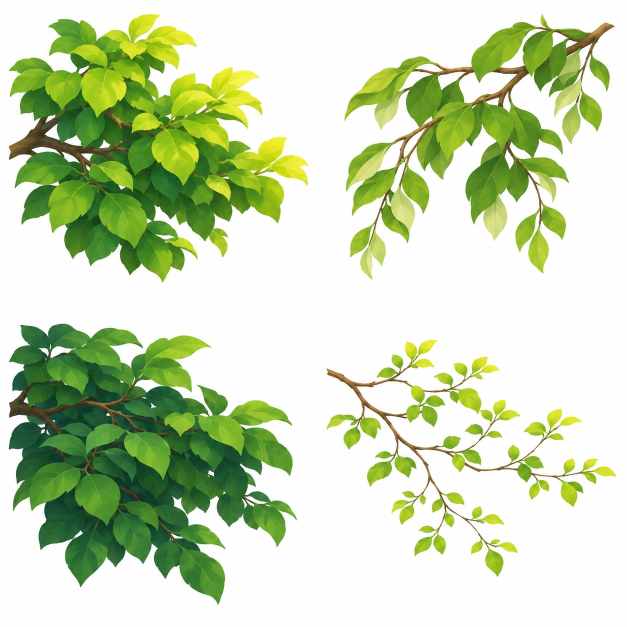
#> input picture assets/gpt-dq3/source/sheet-03-broadleaf.jpg, 1254 x 1254 px (shown at 1/2 size); its folder holds 5 pictures in this run
$ python process_dq3.py
#> lines starting #> are read from the running program, lines starting #| are printed output that depends on the picture; after the words box and inside, x2 and y2 are one past the last pixel; in counts of white or black regions, pixels touching at a corner belong together
#!/usr/bin/env python3
"""Process the GPT 'DQ3 density' sheets (round 19) in assets/gpt-dq3.

Cutouts: border flood fill + rembg isnet-general-use gate + despill
(the proven icons pipeline; no blanket white/black/green deletion).
Smoke uses a segmentation-union SOFT alpha (white smoke on white).
Tiles: baked-light flattening, half-roll crossfade, seam metric,
4x4 previews. Special cases: roof period-crop, plaster cell extract,
plank window separation, dirt rut inpaint (dirt-plain), plaza strip,
lava-flow albedo + emissive split.
"""
import json
from collections import deque
from pathlib import Path
import numpy as np
from PIL import Image
from scipy import ndimage

HERE = Path(__file__).resolve().parent
ROOT = HERE.parent
SRC = ROOT / "source"
SPRAYS = ROOT / "sprays"
GROUND = ROOT / "ground"
PROPS = ROOT / "props"
for d in (SPRAYS, GROUND, PROPS):
    d.mkdir(exist_ok=True)
#> in sheet_alpha, im is the input picture: PIL image 1254x1254 RGB; mean R, G, B 201.3, 216.6, 181.5

# ---------------- shared helpers (round-17 proven) ----------------

def flood_background(rgb, thresh=238):
#> called with thresh = 238
    near_white = rgb.min(axis=2) >= thresh
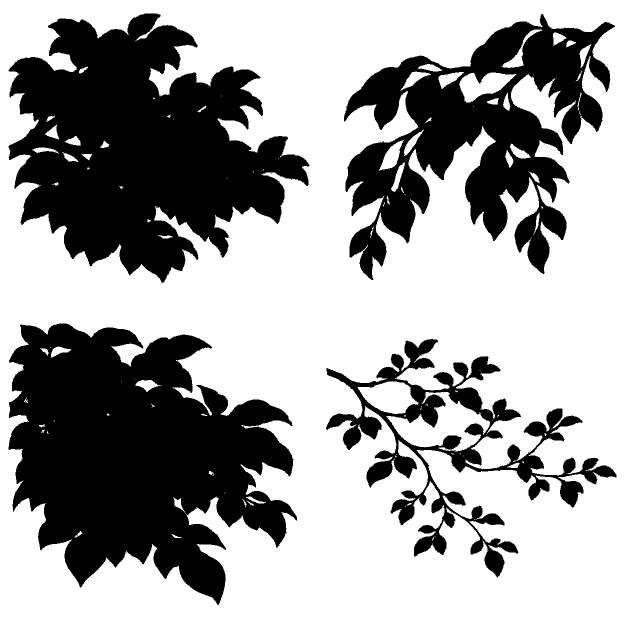
#> near_white: shape (1254, 1254) bool (shown at 1/2 size); 63.9% white; 28 black regions (24 under 20 px), largest, box (x1, y1, x2, y2) and area: (17, 647, 594, 1210) 201579, (17, 27, 619, 566) 189099, (688, 28, 1230, 560) 122227, (652, 678, 1233, 1155) 55514
    h, w = near_white.shape
#> h = 1254; w = 1254
    bg = np.zeros((h, w), dtype=bool)
    dq = deque()
    for x in range(w):
        for y in (0, h - 1):
            if near_white[y, x] and not bg[y, x]:
                bg[y, x] = True; dq.append((y, x))
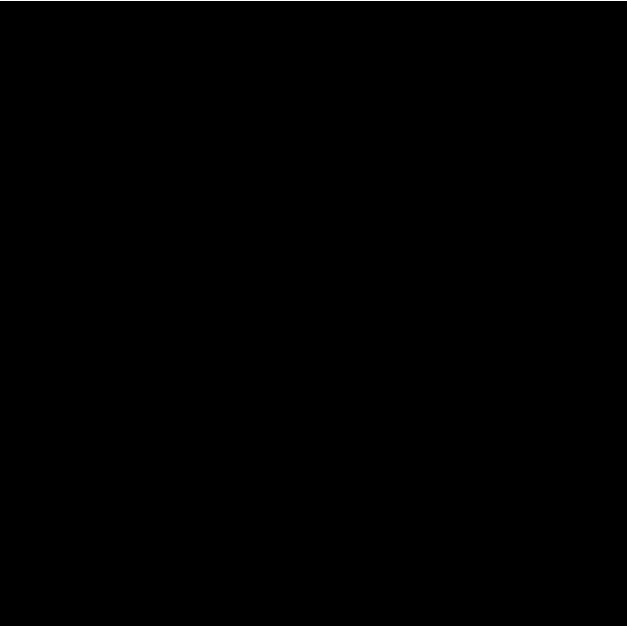
#> bg: shape (1254, 1254) bool (shown at 1/2 size); 0.16% white in thin lines or dots
    for y in range(h):
        for x in (0, w - 1):
            if near_white[y, x] and not bg[y, x]:
                bg[y, x] = True; dq.append((y, x))
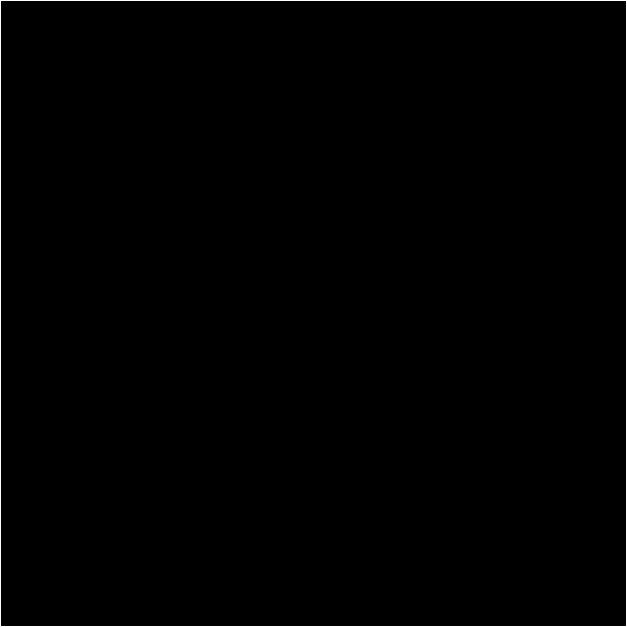
#> bg: shape (1254, 1254) bool (shown at 1/2 size); 0.32% white in thin lines or dots
    while dq:
        y, x = dq.popleft()
        for ny, nx in ((y-1, x), (y+1, x), (y, x-1), (y, x+1)):
            if 0 <= ny < h and 0 <= nx < w and near_white[ny, nx] and not bg[ny, nx]:
                bg[ny, nx] = True; dq.append((ny, nx))
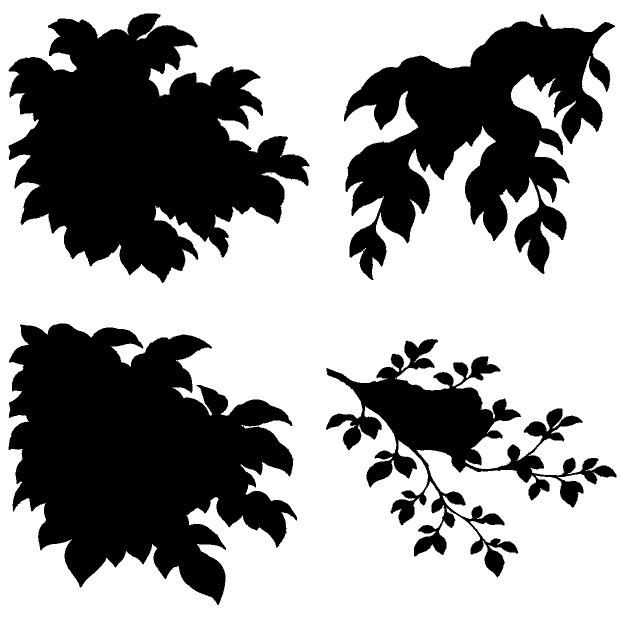
#> bg: shape (1254, 1254) bool (shown at 1/2 size); 61.8% white; 15 black regions (11 under 20 px), largest, box (x1, y1, x2, y2) and area: (17, 647, 594, 1210) 203668, (17, 27, 619, 566) 191273, (688, 28, 1230, 560) 134786, (652, 678, 1233, 1155) 71676
    return bg

# [13 lines left out: function despill, not called in this run]

_SEG = {}
def seg_alpha(fname):
    if fname not in _SEG:
        from rembg import new_session, remove
        if "session" not in _SEG: _SEG["session"] = new_session("isnet-general-use")
        im = Image.open(SRC / fname).convert("RGB")
        out = remove(im, session=_SEG["session"])
        _SEG[fname] = np.asarray(out)[:, :, 3]
    return _SEG[fname]

def sheet_alpha(fname, mode="gate"):
    im = Image.open(SRC / fname).convert("RGB")
    rgb = np.asarray(im).astype(np.uint8)
    bg = flood_background(rgb)
    alpha = np.where(bg, 0, 255).astype(np.uint8)
    seg = seg_alpha(fname)
    if mode == "gate":
        gated = (alpha > 0) & (seg < 32)
        alpha = np.where(gated, 0, alpha).astype(np.uint8)
        stats = {"seg_gated_px": int(gated.sum())}
    else:
        union = (alpha > 0) | (seg >= 128)
        alpha = np.where(union, 255, 0).astype(np.uint8)
        stats = {"seg_union_added_px": int(((alpha > 0) & bg).sum())}
    n = despill(rgb, alpha)
    stats["despill_px"] = n
    return rgb, alpha, stats

# [159 lines left out: functions remove_white_pockets, save_cutout, alpha_bbox, keep_main_mass, cut_quadrants, cut_components and 5 more, not called in this run]

report = {}

# ---------------- cutout quadrant sheets ----------------
QUAD_CUTOUTS = [
    ("sheet-03-broadleaf.jpg", ["broadleaf-bright", "broadleaf-droop", "broadleaf-deep", "broadleaf-light"]),
    ("sheet-04-flowers-vines.jpg", ["flower-branch", "berry-branch", "vine", "roundleaf-bush"]),
    ("sheet-08-waterside.jpg", ["lily-flower", "reed-cattail", "floating-plants", "waterside-bush"]),
]
report["cutouts"] = {}
for fname, names in QUAD_CUTOUTS:
#> (the run stopped early here; a loop or call above may not have finished)
